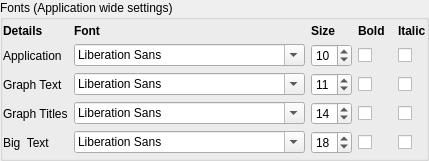
           <widget class="QGroupBox" name="fontGroupBox">
            <property name="title">
             <string>Fonts (Application wide settings)</string>
            </property>
            <property name="flat">
             <bool>false</bool>
            </property>
            <layout class="QVBoxLayout" name="verticalLayout_12">
             <property name="leftMargin">
              <number>0</number>
             </property>
             <property name="topMargin">
              <number>4</number>
             </property>
             <property name="rightMargin">
              <number>0</number>
             </property>
             <property name="bottomMargin">
              <number>4</number>
             </property>
             <item>
              <layout class="QGridLayout" name="gridLayout_3">
               <item row="0" column="1">
                <widget class="QLabel" name="label_19">
                 <property name="sizePolicy">
                  <sizepolicy hsizetype="Fixed" vsizetype="Fixed">
                   <horstretch>0</horstretch>
                   <verstretch>0</verstretch>
                  </sizepolicy>
                 </property>
                 <property name="font">
                  <font>
                   <weight>75</weight>
                   <bold>true</bold>
                  </font>
                 </property>
                 <property name="text">
                  <string>Font</string>
                 </property>
                </widget>
               </item>
               <item row="0" column="2">
                <widget class="QLabel" name="label_14">
                 <property name="sizePolicy">
                  <sizepolicy hsizetype="Preferred" vsizetype="Fixed">
                   <horstretch>0</horstretch>
                   <verstretch>0</verstretch>
                  </sizepolicy>
                 </property>
                 <property name="font">
                  <font>
                   <weight>75</weight>
                   <bold>true</bold>
                  </font>
                 </property>
                 <property name="text">
                  <string>Size</string>
                 </property>
                </widget>
               </item>
               <item row="0" column="3">
                <widget class="QLabel" name="label_15">
                 <property name="sizePolicy">
                  <sizepolicy hsizetype="Preferred" vsizetype="Fixed">
                   <horstretch>0</horstretch>
                   <verstretch>0</verstretch>
                  </sizepolicy>
                 </property>
                 <property name="font">
                  <font>
                   <weight>75</weight>
                   <bold>true</bold>
                  </font>
                 </property>
                 <property name="text">
                  <string>Bold  </string>
                 </property>
                 <property name="alignment">
                  <set>Qt::AlignLeading|Qt::AlignLeft|Qt::AlignVCenter</set>
                 </property>
                </widget>
               </item>
               <item row="0" column="4">
                <widget class="QLabel" name="label_16">
                 <property name="sizePolicy">
                  <sizepolicy hsizetype="Preferred" vsizetype="Preferred">
                   <horstretch>0</horstretch>
                   <verstretch>0</verstretch>
                  </sizepolicy>
                 </property>
                 <property name="font">
                  <font>
                   <weight>75</weight>
                   <bold>true</bold>
                  </font>
                 </property>
                 <property name="text">
                  <string>Italic</string>
                 </property>
                </widget>
               </item>
               <item row="1" column="0">
                <widget class="QLabel" name="label_10">
                 <property name="sizePolicy">
                  <sizepolicy hsizetype="Fixed" vsizetype="Preferred">
                   <horstretch>0</horstretch>
                   <verstretch>0</verstretch>
                  </sizepolicy>
                 </property>
                 <property name="text">
                  <string>Application</string>
                 </property>
                </widget>
               </item>
               <item row="1" column="1">
                <widget class="QFontComboBox" name="applicationFont"/>
               </item>
               <item row="1" column="2">
                <widget class="QSpinBox" name="applicationFontSize">
                 <property name="maximumSize">
                  <size>
                   <width>80</width>
                   <height>16777215</height>
                  </size>
                 </property>
                 <property name="minimum">
                  <number>6</number>
                 </property>
                 <property name="maximum">
                  <number>30</number>
                 </property>
                 <property name="value">
                  <number>10</number>
                 </property>
                </widget>
               </item>
               <item row="1" column="3">
                <widget class="QCheckBox" name="applicationFontBold">
                 <property name="sizePolicy">
                  <sizepolicy hsizetype="Fixed" vsizetype="Fixed">
                   <horstretch>0</horstretch>
                   <verstretch>0</verstretch>
                  </sizepolicy>
                 </property>
                 <property name="layoutDirection">
                  <enum>Qt::LeftToRight</enum>
                 </property>
                 <property name="text">
                  <string/>
                 </property>
                </widget>
               </item>
               <item row="1" column="4">
                <widget class="QCheckBox" name="applicationFontItalic">
                 <property name="sizePolicy">
                  <sizepolicy hsizetype="Fixed" vsizetype="Fixed">
                   <horstretch>0</horstretch>
                   <verstretch>0</verstretch>
                  </sizepolicy>
                 </property>
                 <property name="text">
                  <string/>
                 </property>
                </widget>
               </item>
               <item row="2" column="0">
                <widget class="QLabel" name="label_11">
                 <property name="sizePolicy">
                  <sizepolicy hsizetype="Fixed" vsizetype="Preferred">
                   <horstretch>0</horstretch>
                   <verstretch>0</verstretch>
                  </sizepolicy>
                 </property>
                 <property name="text">
                  <string>Graph Text</string>
                 </property>
                </widget>
               </item>
               <item row="2" column="1">
                <widget class="QFontComboBox" name="graphFont"/>
               </item>
               <item row="2" column="2">
                <widget class="QSpinBox" name="graphFontSize">
                 <property name="maximumSize">
                  <size>
                   <width>80</width>
                   <height>16777215</height>
                  </size>
                 </property>
                 <property name="minimum">
                  <number>6</number>
                 </property>
                 <property name="maximum">
                  <number>40</number>
                 </property>
                 <property name="value">
                  <number>11</number>
                 </property>
                </widget>
               </item>
               <item row="2" column="3">
                <widget class="QCheckBox" name="graphFontBold">
                 <property name="sizePolicy">
                  <sizepolicy hsizetype="Fixed" vsizetype="Fixed">
                   <horstretch>0</horstretch>
                   <verstretch>0</verstretch>
                  </sizepolicy>
                 </property>
                 <property name="text">
                  <string/>
                 </property>
                </widget>
               </item>
               <item row="2" column="4">
                <widget class="QCheckBox" name="graphFontItalic">
                 <property name="sizePolicy">
                  <sizepolicy hsizetype="Fixed" vsizetype="Fixed">
                   <horstretch>0</horstretch>
                   <verstretch>0</verstretch>
                  </sizepolicy>
                 </property>
                 <property name="text">
                  <string/>
                 </property>
                </widget>
               </item>
               <item row="3" column="0">
                <widget class="QLabel" name="label_12">
                 <property name="sizePolicy">
                  <sizepolicy hsizetype="Fixed" vsizetype="Preferred">
                   <horstretch>0</horstretch>
                   <verstretch>0</verstretch>
                  </sizepolicy>
                 </property>
                 <property name="text">
                  <string>Graph Titles</string>
                 </property>
                </widget>
               </item>
               <item row="3" column="1">
                <widget class="QFontComboBox" name="titleFont"/>
               </item>
               <item row="3" column="2">
                <widget class="QSpinBox" name="titleFontSize">
                 <property name="maximumSize">
                  <size>
                   <width>80</width>
                   <height>16777215</height>
                  </size>
                 </property>
                 <property name="minimum">
                  <number>6</number>
                 </property>
                 <property name="maximum">
                  <number>40</number>
                 </property>
                 <property name="value">
                  <number>14</number>
                 </property>
                </widget>
               </item>
               <item row="3" column="3">
                <widget class="QCheckBox" name="titleFontBold">
                 <property name="sizePolicy">
                  <sizepolicy hsizetype="Fixed" vsizetype="Fixed">
                   <horstretch>0</horstretch>
                   <verstretch>0</verstretch>
                  </sizepolicy>
                 </property>
                 <property name="text">
                  <string/>
                 </property>
                </widget>
               </item>
               <item row="3" column="4">
                <widget class="QCheckBox" name="titleFontItalic">
                 <property name="sizePolicy">
                  <sizepolicy hsizetype="Fixed" vsizetype="Fixed">
                   <horstretch>0</horstretch>
                   <verstretch>0</verstretch>
                  </sizepolicy>
                 </property>
                 <property name="text">
                  <string/>
                 </property>
                </widget>
               </item>
               <item row="4" column="0">
                <widget class="QLabel" name="label_13">
                 <property name="sizePolicy">
                  <sizepolicy hsizetype="Fixed" vsizetype="Preferred">
                   <horstretch>0</horstretch>
                   <verstretch>0</verstretch>
                  </sizepolicy>
                 </property>
                 <property name="text">
                  <string>Big  Text</string>
                 </property>
                </widget>
               </item>
               <item row="4" column="1">
                <widget class="QFontComboBox" name="bigFont"/>
               </item>
               <item row="4" column="2">
                <widget class="QSpinBox" name="bigFontSize">
                 <property name="maximumSize">
                  <size>
                   <width>80</width>
                   <height>16777215</height>
                  </size>
                 </property>
                 <property name="minimum">
                  <number>6</number>
                 </property>
                 <property name="maximum">
                  <number>72</number>
                 </property>
                 <property name="value">
                  <number>18</number>
                 </property>
                </widget>
               </item>
               <item row="4" column="3">
                <widget class="QCheckBox" name="bigFontBold">
                 <property name="sizePolicy">
                  <sizepolicy hsizetype="Fixed" vsizetype="Fixed">
                   <horstretch>0</horstretch>
                   <verstretch>0</verstretch>
                  </sizepolicy>
                 </property>
                 <property name="text">
                  <string/>
                 </property>
                </widget>
               </item>
               <item row="4" column="4">
                <widget class="QCheckBox" name="bigFontItalic">
                 <property name="sizePolicy">
                  <sizepolicy hsizetype="Fixed" vsizetype="Fixed">
                   <horstretch>0</horstretch>
                   <verstretch>0</verstretch>
                  </sizepolicy>
                 </property>
                 <property name="text">
                  <string/>
                 </property>
                </widget>
               </item>
               <item row="0" column="0">
                <widget class="QLabel" name="label_30">
                 <property name="sizePolicy">
                  <sizepolicy hsizetype="Preferred" vsizetype="Fixed">
                   <horstretch>0</horstretch>
                   <verstretch>0</verstretch>
                  </sizepolicy>
                 </property>
                 <property name="font">
                  <font>
                   <weight>75</weight>
                   <bold>true</bold>
                  </font>
                 </property>
                 <property name="text">
                  <string>Details</string>
                 </property>
                </widget>
               </item>
              </layout>
             </item>
            </layout>
           </widget>
